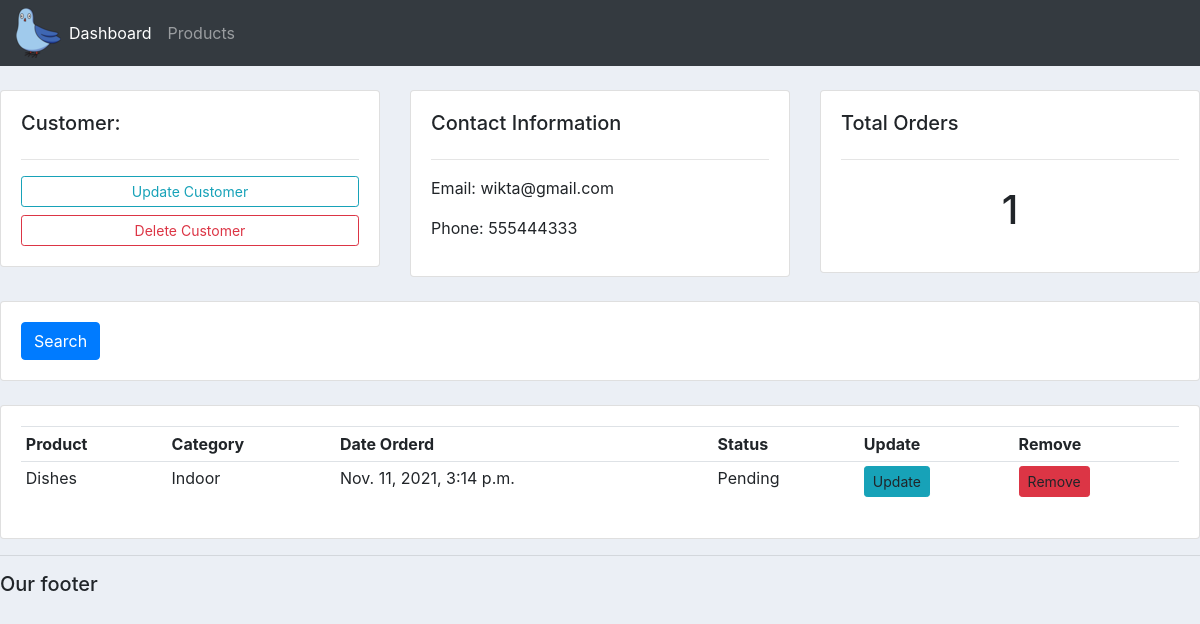
Screenshot of /customer/3 with the database file from the repository.
### accounts/models.py (models this page shows, shortened)
class Customer(models.Model):
	name = models.CharField(max_length=200, null=True)
	phone = models.CharField(max_length=200, null=True)
	email = models.CharField(max_length=200, null=True)
	date_created = models.DateTimeField(auto_now_add=True, null=True)

class Order(models.Model):
	STATUS = (
			('Pending', 'Pending'),
			('Out for delivery', 'Out for delivery'),
			('Delivered', 'Delivered'),
			)
	customer = models.ForeignKey(Customer, null=True, on_delete=models.SET_NULL) #w nawiasach piszemy jaki model ma być "rodzicem" tego modelu tutaj. on_delete oznacza, ze za kazdym razem jak usuniemy customera z bazy danych, to wtedy to konkretne pole bedzie po prostu nullem
	product = models.ForeignKey(Product, null=True, on_delete=models.SET_NULL)
	date_created = models.DateTimeField(auto_now_add=True, null=True)
	status = models.CharField(max_length=200, null=True, choices=STATUS)

class Product(models.Model):
	CATEGORY = (
			('Indoor', 'Indoor'),
			('Out Door', 'Out Door'),
			)
	name = models.CharField(max_length=200, null=True)
	price = models.FloatField(null=True)
	category = models.CharField(max_length=200, null=True, choices=CATEGORY)
	description = models.CharField(max_length=200, null=True, blank=True) #blank czyli nie trzeba bedzie podawac opisu zeby wszystko dzialalo
	date_created = models.DateTimeField(auto_now_add=True, null=True)
	tags = models.ManyToManyField(Tag)
	def __str__(self):
		return self.name

### accounts/views.py (the view)
# urls.py: path('customer/<str:pk_test>', views.customer, name="customer"),
def customer(request, pk_test):
    customer = Customer.objects.get(id=pk_test)
    orders = customer.order_set.all() #orders_set.all() zbiera wszystkei ordery i je przypisuje
    order_count = orders.count()
    context = {'customer':customer, 'orders':orders, 'order_count':order_count}
    return render(request, 'accounts/customer.html', context)

### accounts/templates/accounts/customer.html
{%  extends 'accounts/main.html' %}
{% block content %}
	<br>
<div class="row">
	<div class="col-md">
		<div class="card card-body">
			<h5>Customer:</h5>
			<hr>
			<a class="btn btn-outline-info  btn-sm btn-block" href="">Update Customer</a>
			<a class="btn btn-outline-danger  btn-sm btn-block" href="">Delete Customer</a>
		</div>
	</div>
	<div class="col-md">
		<div class="card card-body">
			<h5>Contact Information</h5>
			<hr>
			<p>Email: {{customer.email}}</p>
			<p>Phone: {{customer.phone}}</p>
		</div>
	</div>
	<div class="col-md">
		<div class="card card-body">
			<h5>Total Orders</h5>
			<hr>
			<h1 style="text-align: center;padding: 10px">{{order_count}}</h1>
		</div>
	</div>
</div>
<br>
<div class="row">
	<div class="col">
		<div class="card card-body">
			<form method="get">
		    <button class="btn btn-primary" type="submit">Search</button>
		  </form>
		</div>
	</div>
</div>
<br>
<div class="row">
	<div class="col-md">
		<div class="card card-body">
			<table class="table table-sm">
				<tr>
					<th>Product</th>
					<th>Category</th>
					<th>Date Orderd</th>
					<th>Status</th>
					<th>Update</th>
					<th>Remove</th>
				</tr>
				{% for order in orders %}
				<tr>
					<td>{{order.product}}</td>
					<td>{{order.product.category}}</td>
					<td>{{order.product.date_created}}</td>
					<td>{{order.status}}</td>
					<td><a class="btn btn-sm btn-info">Update</a></td>
					<td><a class="btn btn-sm btn-danger">Remove</a></td>
				</tr>
				{% endfor %}
			</table>
		</div>
	</div>
</div>
{% endblock %}

### static/css/main.css (style rules this page uses)
body { background-color: #ebeff5; }

### rows the page displays
Customer: email "wikta@gmail.com", phone "555444333"
Order: product "Dishes", product.category "Indoor", product.date_created "Nov. 11, 2021, 3:14 p.m.", status "Pending"

### other values shown
{{ order_count }} "1"
